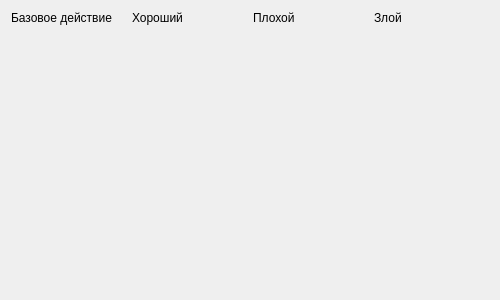
<?xml version="1.0" encoding="UTF-8"?>
<ui version="4.0">
 <class>ScenarioActionsStatusForm</class>
 <widget class="QWidget" name="ScenarioActionsStatusForm">
  <property name="geometry">
   <rect>
    <x>0</x>
    <y>0</y>
    <width>500</width>
    <height>300</height>
   </rect>
  </property>
  <property name="windowTitle">
   <string>Form</string>
  </property>
  <layout class="QVBoxLayout" name="verticalLayout">
   <item>
    <layout class="QGridLayout" name="gridLayout">
     <property name="topMargin">
      <number>0</number>
     </property>
     <property name="rightMargin">
      <number>0</number>
     </property>
     <item row="0" column="1">
      <widget class="QLabel" name="label_2">
       <property name="text">
        <string>Хороший</string>
       </property>
      </widget>
     </item>
     <item row="0" column="2">
      <widget class="QLabel" name="label_3">
       <property name="text">
        <string>Плохой</string>
       </property>
      </widget>
     </item>
     <item row="0" column="0">
      <widget class="QLabel" name="label">
       <property name="text">
        <string>Базовое действие</string>
       </property>
      </widget>
     </item>
     <item row="0" column="3">
      <widget class="QLabel" name="label_4">
       <property name="text">
        <string>Злой</string>
       </property>
      </widget>
     </item>
    </layout>
   </item>
   <item>
    <spacer name="verticalSpacer">
     <property name="orientation">
      <enum>Qt::Vertical</enum>
     </property>
     <property name="sizeHint" stdset="0">
      <size>
       <width>20</width>
       <height>40</height>
      </size>
     </property>
    </spacer>
   </item>
  </layout>
 </widget>
 <resources/>
 <connections/>
</ui>
